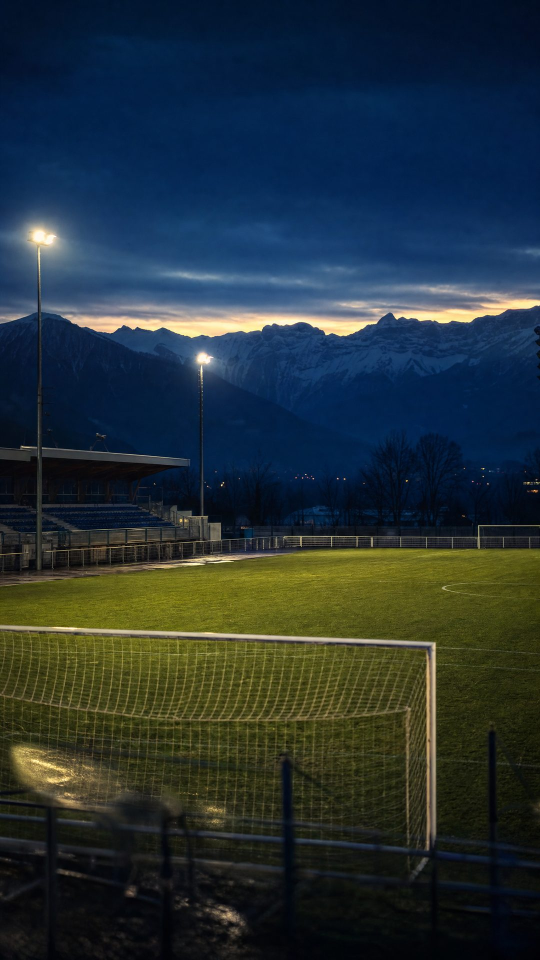
#> input picture 06_slides_gfa/assets/01-stade-albanais.jpg, 1080 x 1920 px (shown at 1/2 size)
$ python -i ballon_styles.py   (imports and definitions only)
#> lines starting #> are read from the running program, lines starting #| are printed output that depends on the picture
#!/usr/bin/env python3
"""
Focus ballon : le même plan (déjà redessiné, aplats + trait noir) passe très vite
par plusieurs traitements d'affiche, et le cadre se resserre d'un cran sur le
ballon à chaque changement.

Usage : ballon_styles.py clip_entree.mp4 clip_sortie.mp4 7,6,5,4,4,4
"""
import subprocess
import sys

import cv2
import numpy as np

W, H, FPS = 1080, 1920, 30
src, dst = sys.argv[1], sys.argv[2]
# [1 line that did not run here, left out]
ROUGE, CREME, NUIT, AZUR, OR = (200, 16, 46), (242, 234, 216), (20, 16, 24), (24, 70, 160), (236, 184, 44)

# [2 lines that did not run here, left out]
# [1 line that did not run here, left out]


def trait(rgb):
    g = cv2.cvtColor(rgb, cv2.COLOR_RGB2GRAY)
    return cv2.GaussianBlur((g < 60).astype(np.float32), (0, 0), 1.2)[..., None]


def lum(rgb):
    return cv2.GaussianBlur(cv2.cvtColor(rgb, cv2.COLOR_RGB2GRAY), (0, 0), 2).astype(np.float32) / 255


def mix(a, b, k):
    return np.asarray(a, np.float32) * (1 - k) + np.asarray(b, np.float32) * k


def original(rgb):
    return rgb.astype(np.float32)


def duotone(rgb):           # affiche deux encres : rouge et crème, trait noir
    l = lum(rgb)[..., None]
    out = np.where(l > 0.55, np.float32(CREME), np.float32(ROUGE))
    return mix(out, NUIT, trait(rgb))


def bleu(rgb):              # deux encres : azur et crème, trait noir
    l = lum(rgb)[..., None]
    out = np.where(l > 0.55, np.float32(CREME), np.float32(AZUR))
    return mix(out, NUIT, trait(rgb))


def trame(rgb):             # trame d'imprimerie : points noirs sur or
    l = lum(rgb)
    p = 22
    yy, xx = np.mgrid[0:H, 0:W]
    a = np.deg2rad(30)
    u, v = xx * np.cos(a) + yy * np.sin(a), -xx * np.sin(a) + yy * np.cos(a)
    d = np.hypot((u % p) - p / 2, (v % p) - p / 2) / (p * 0.72)
    pts = np.clip(((1 - l) - d) * 6 + 0.5, 0, 1)[..., None]
    return mix(mix(np.full(rgb.shape, OR, np.float32), NUIT, pts), NUIT, trait(rgb))


def lino(rgb):              # linogravure : noir et crème
    l = lum(rgb)[..., None]
    out = np.where(l > 0.5, np.float32(CREME), np.float32(NUIT))
    return mix(out, NUIT, trait(rgb))


def nuit(rgb):              # négatif : trait or sur nuit, clairs en rouge
    l = lum(rgb)[..., None]
    out = np.where(l > 0.72, np.float32(ROUGE), np.float32(NUIT))
    return mix(out, OR, trait(rgb))


STYLES = [original, duotone, bleu, trame, lino, nuit]


def ballon(rgb, prev):
    """Centre du ballon : la bande bleue est le seul bleu de l'image."""
    hsv = cv2.cvtColor(rgb, cv2.COLOR_RGB2HSV)
    m = ((hsv[..., 0] > 100) & (hsv[..., 0] < 125) & (hsv[..., 1] > 140) & (hsv[..., 2] > 90)).astype(np.uint8)
    m = cv2.morphologyEx(m, cv2.MORPH_OPEN, np.ones((7, 7), np.uint8))
    n, lab, st, cen = cv2.connectedComponentsWithStats(m)
    if n < 2:
        return prev
    k = 1 + int(np.argmax(st[1:, cv2.CC_STAT_AREA]))
    return tuple(cen[k]) if prev is None else tuple(0.6 * np.array(prev) + 0.4 * cen[k])


# [2 lines that did not run here, left out]
c = None
fi = 0
# [14 lines not run here, left out]

>>> import cv2
>>> picture = cv2.cvtColor(cv2.imread('../../06_slides_gfa/assets/01-stade-albanais.jpg'), cv2.COLOR_BGR2RGB)
>>> result = duotone(picture)
#> in lum, `return cv2.GaussianBlur(cv2.cvtColor(rgb, cv2.COLOR_RGB2GRAY), (0, 0),..`:
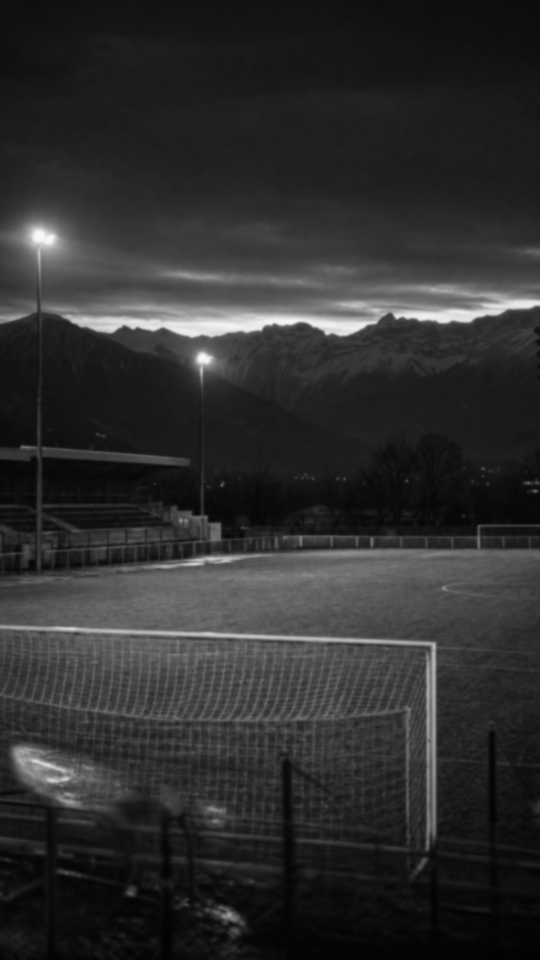
#> returned value: shape (1920, 1080) float32 (shown at 1/2 size); min 0.00392, max 0.973, mean 0.181
#> in duotone, `out = np.where(l > 0.55, np.float32(CREME), np.float32(ROUGE))`:
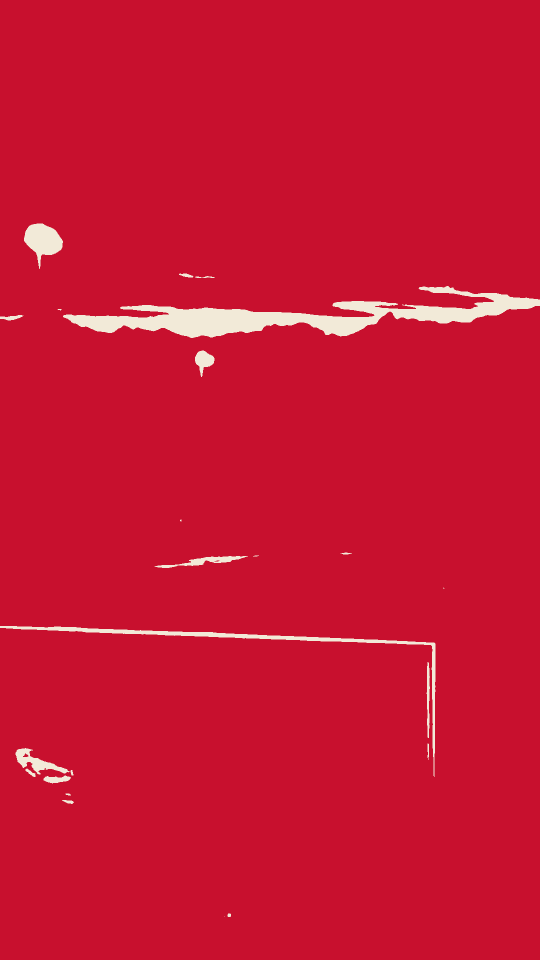
#> out: shape (1920, 1080, 3) float32 (shown at 1/2 size); mean R, G, B 195.8, 21.4, 51.5
#> in trait, `return cv2.GaussianBlur((g < 60).astype(np.float32), (0, 0), 1.2)[...,..`:
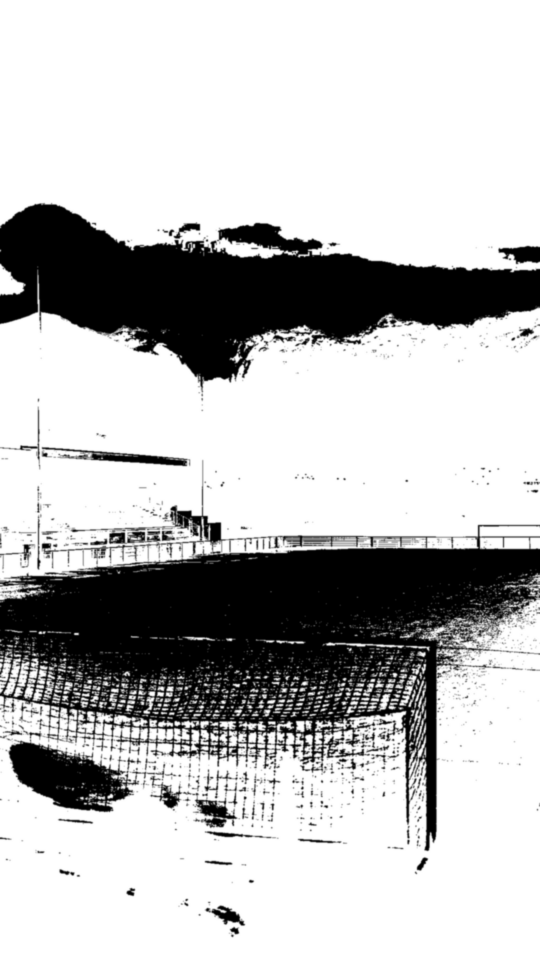
#> returned value: shape (1920, 1080, 1) float32 (shown at 1/2 size); min 0, max 1, mean 0.737
#> in mix, `return np.asarray(a, np.float32) * (1 - k) + np.asarray(b, np.float32)..`:
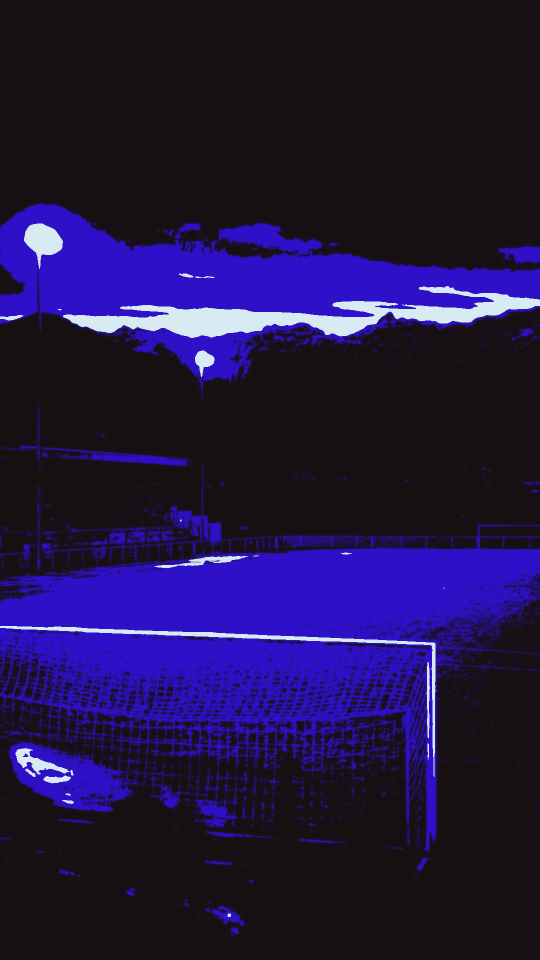
#> returned value: shape (1920, 1080, 3) float32 (shown at 1/2 size); mean of channels 0, 1, 2 67.7, 21.4, 34.1; drawn as B, G, R

$ run again, on 06_slides_gfa/assets/02-territoire.jpg
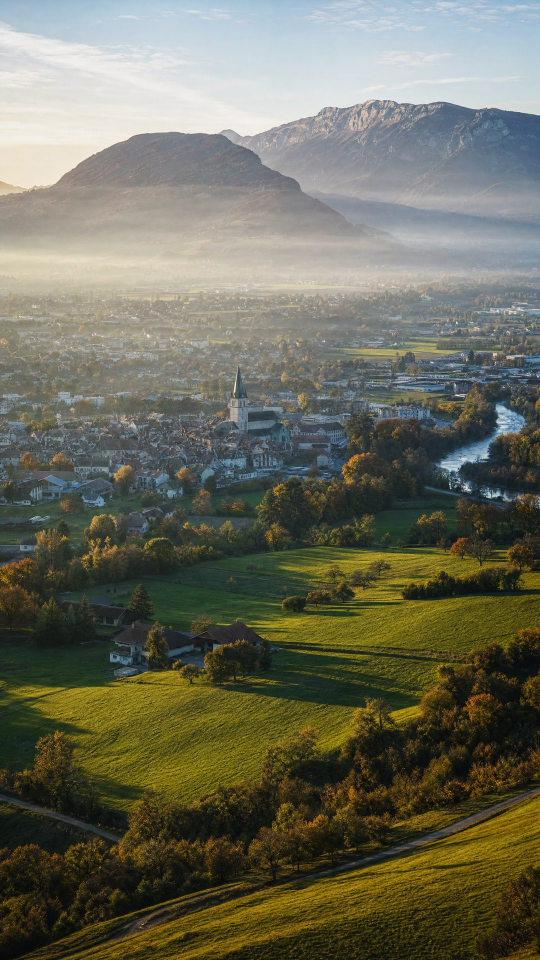
#> input picture 06_slides_gfa/assets/02-territoire.jpg, 1080 x 1920 px (shown at 1/2 size)
#> in duotone, `out = np.where(l > 0.55, np.float32(CREME), np.float32(ROUGE))`:
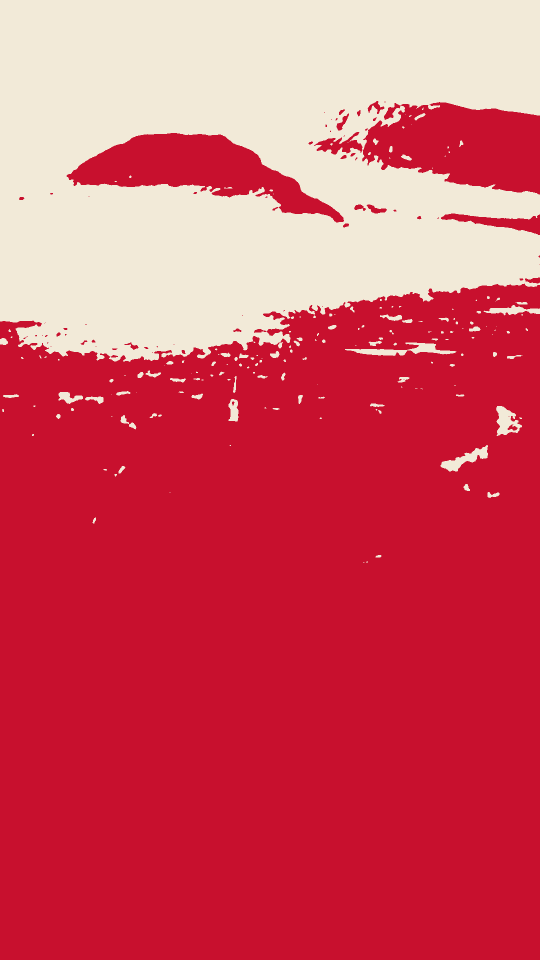
#> out: shape (1920, 1080, 3) float32 (shown at 1/2 size); mean R, G, B 206.8, 80.7, 98.2
#> in mix, `return np.asarray(a, np.float32) * (1 - k) + np.asarray(b, np.float32)..`:
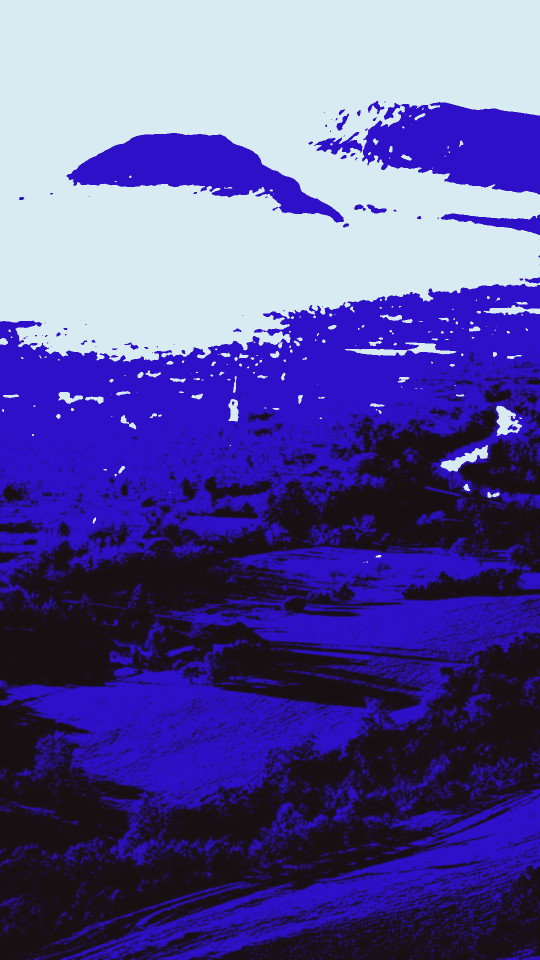
#> returned value: shape (1920, 1080, 3) float32 (shown at 1/2 size); mean of channels 0, 1, 2 153.4, 80.7, 90.7; drawn as B, G, R

$ run again, on 06_slides_gfa/assets/03-tribune.jpg
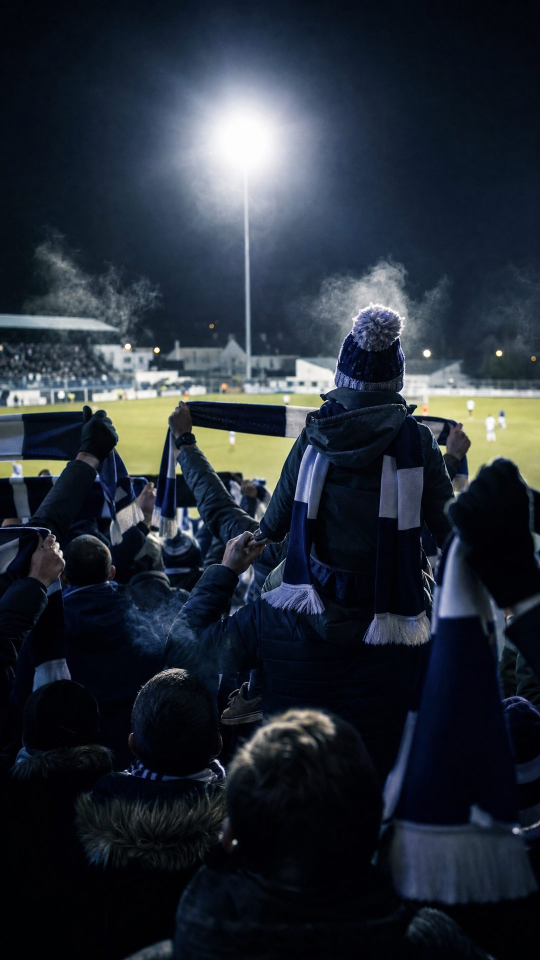
#> input picture 06_slides_gfa/assets/03-tribune.jpg, 1080 x 1920 px (shown at 1/2 size)
#> in duotone, `out = np.where(l > 0.55, np.float32(CREME), np.float32(ROUGE))`:
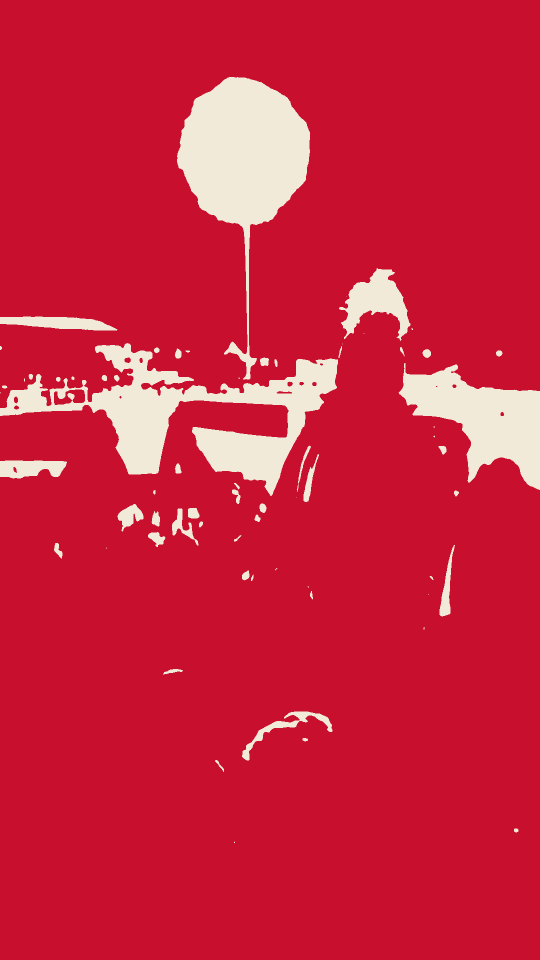
#> out: shape (1920, 1080, 3) float32 (shown at 1/2 size); mean R, G, B 198.8, 36.1, 63.1
#> in mix, `return np.asarray(a, np.float32) * (1 - k) + np.asarray(b, np.float32)..`:
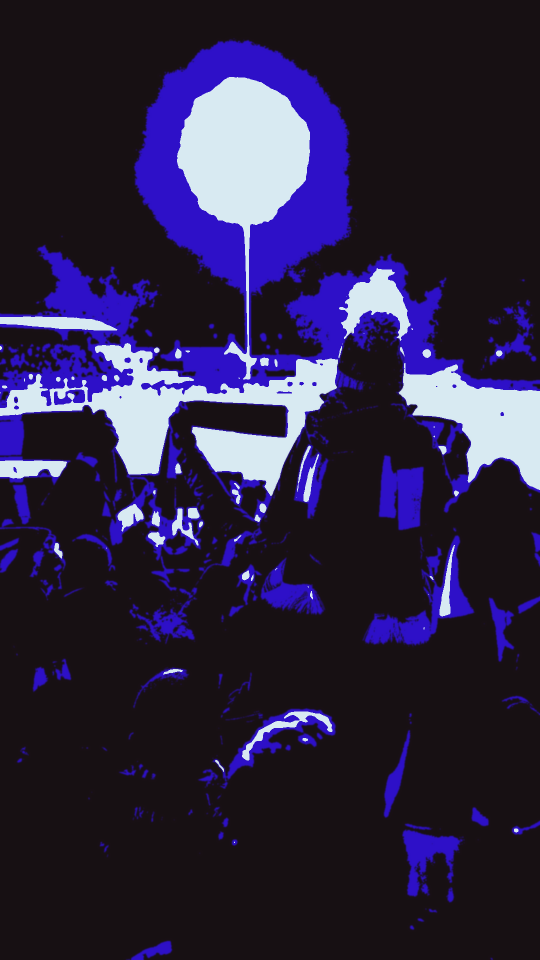
#> returned value: shape (1920, 1080, 3) float32 (shown at 1/2 size); mean of channels 0, 1, 2 64.3, 36.1, 44.9; drawn as B, G, R
